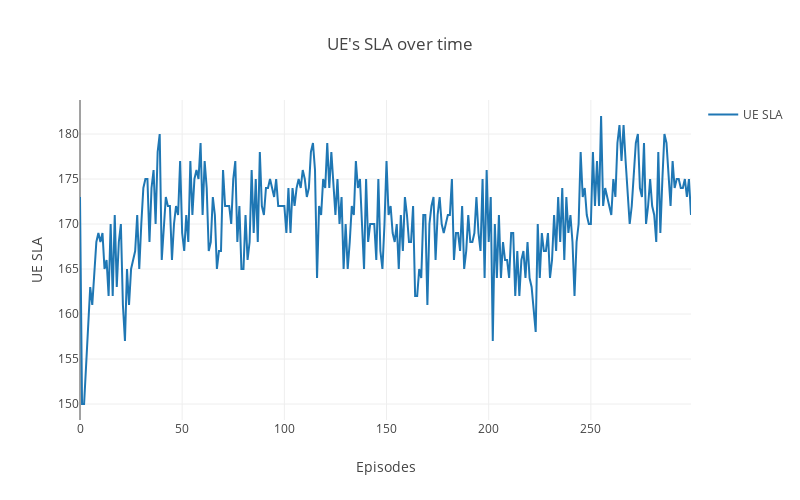

Notebook source saved alongside this figure:
### Code cell
# Create UE graph
ue_sla = go.Scatter(
    x = len(result_NN.Meets_SLA),
    y = result_NN.Meets_SLA,
    name='UE SLA'
)

data = [ue_sla]

# Plot and embed in ipython notebook!
plotly.offline.iplot(
    {"data": data,
     "layout": go.Layout(
         height=500,
         width=800,
         title="UE's SLA over time",
         xaxis=dict(
             title='Episodes',
         ),
         yaxis=dict(
             title='UE SLA'
         ), 
         showlegend=True)},
    show_link=False,
    link_text=None)

### Figure 1 — Plotly figure (JSON) as saved in the notebook; plotly's stock layout.template omitted (floating-point values rounded to 4 significant figures; data arrays with more than 128 entries replaced by an {"elided": "..."} marker saying what was removed)
{"data": [{"name": "UE SLA", "type": "scatter", "x": 300, "y": {"elided": "300 int values"}}], "layout": {"height": 500, "showlegend": true, "title": "UE's SLA over time", "width": 800, "xaxis": {"title": "Episodes"}, "yaxis": {"title": "UE SLA"}}}
